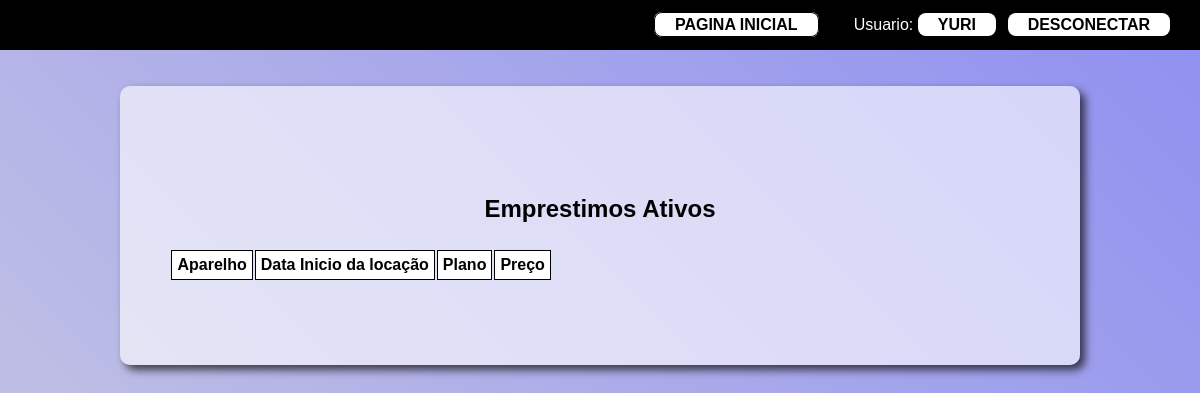
Before: /listar.php?act=EmpAtivos (signed in) with the older database file.
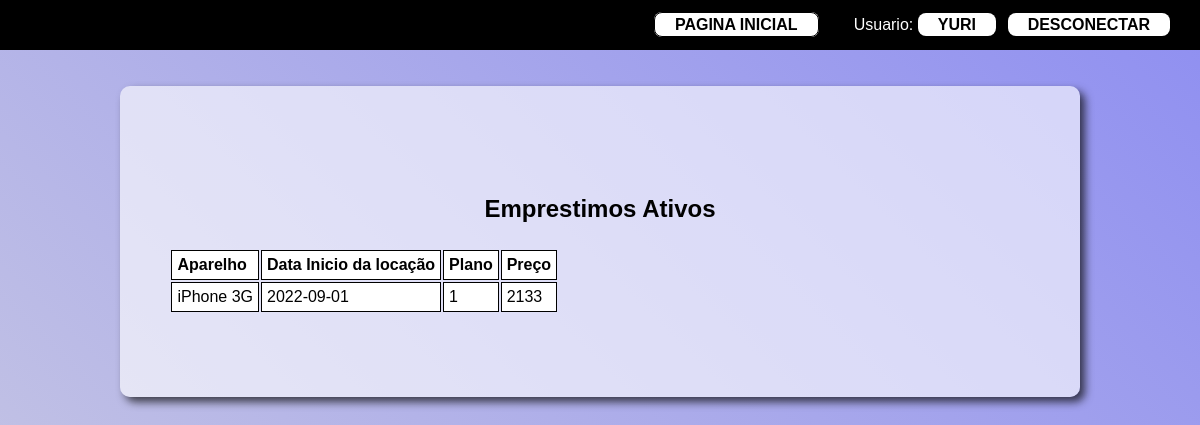
After: the same page with the newer database file.
### tables this page shows
CREATE TABLE `locar` (
  `formaPagament` char(30) NOT NULL,
  `dataInicio` date NOT NULL,
  `dataFim` date DEFAULT NULL,
  `plano` int(11) NOT NULL,
  `cpf_cliente` char(11) NOT NULL,
  `id_aparelho` int(11) NOT NULL,
  `codigo` int(11) NOT NULL
);

CREATE TABLE `aparelho` (
  `id` int(11) NOT NULL,
  `modelo` char(45) NOT NULL,
  `especificacao` char(200) NOT NULL,
  `preco` float NOT NULL,
  `conservacao` int(11) NOT NULL,
  `tipo` int(11) NOT NULL
);

### listar.php (the view, shortened to what this page needs)
<html>
<head>
	<link rel="stylesheet" type="text/css" href="css/estilo.css" media="screen"/>
</head>
<body>
    <div class="MenuContaTop">
		<?php
			if(isset($_SESSION["ConectedLT"])){
				echo"<ul align='right'>";
				echo"<li><a class='buttons2' href='index.php' >Pagina Inicial</a></li>";
				echo"<li>Usuario:  <a href='painelDoUsuario.php'> ".$_SESSION["Login"]."</a></li>";
				echo"<li><a href='validacao.php?act=logout'>Desconectar</a></li>";
				echo"</ul>";
			}
			else{
				echo"<script>alert('Acesso negado!'); </script>";
				echo"<script> window.location='index.php';</script>";
			}
		?>
	</div>
	<div >
		<?php
		$pdo = new PDO('mysql:host=localhost;dbname=locatech;charset=utf8', "root", "");
        $pdo->setAttribute(PDO::ATTR_ERRMODE, PDO::ERRMODE_EXCEPTION);
            if($_SESSION["TipoUsuario"]==1){
                echo "<div class='Painel' >";
				$consulta = $pdo->prepare("select * from client where usuario_id=".$_SESSION['IdUsuario'].";");
				$consulta->execute();
                $check = $consulta->fetch(PDO::FETCH_ASSOC);
				$cpfCliente = $check["cpf"];
					if($_GET["act"]=="EmpAtivos"){
						echo "<div >";
							echo "<h2 align='center'>Emprestimos Ativos</h2>";
							$sql = "select * from locar inner join aparelho where id_aparelho=id and cpf_cliente=".$cpfCliente.";";
							echo "<table class=''>";
							echo "<tr>";
							echo "<th class='mytd'> Aparelho </th>";
							echo "<th class='mytd'> Data Inicio da locação </th>";
							echo "<th class='mytd'> Plano </th>";
							echo "<th class='mytd'> Preço </th>";
							echo "</tr>";
							foreach($pdo->query($sql) as $row )
								{
									if($row["dataFim"] == ''){
									echo "<tr>";
										echo "<td class='mytd'>".$row["modelo"]."</td>";
										echo "<td class='mytd'>".$row["dataInicio"]."</td>";
										echo "<td class='mytd'>".$row["plano"]."</td>";
										echo "<td class='mytd'>".$row["preco"]."</td>";
									echo "</tr>";
									}
								}
							echo "</table>";
						echo "</div>";
					}
				echo "</div>";
            }
        ?>
    </div>
</body>
</html>

Changed rows visible on the page:
added locar: id_aparelho.modelo "iPhone 3G", dataInicio "2022-09-01", plano "1", id_aparelho.preco "2133"
